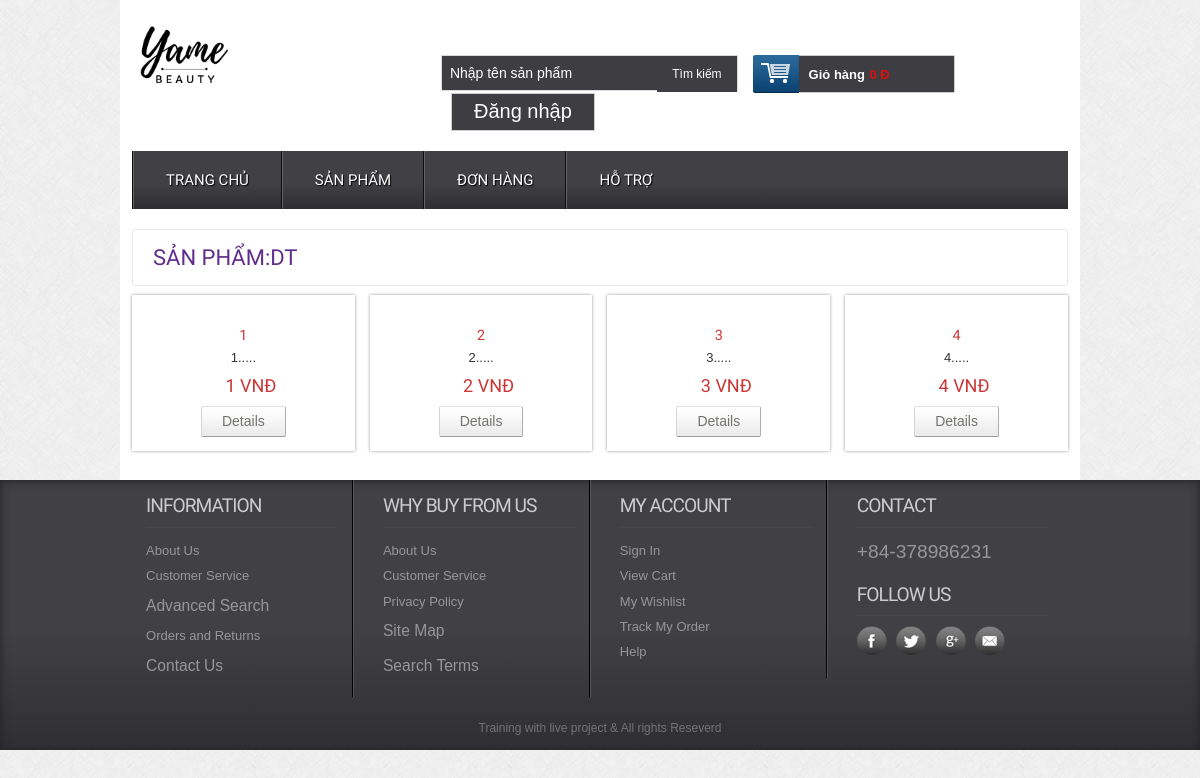
The page /productbycat.php?catid=10 on the database its author committed.
### tables this page shows
CREATE TABLE `tbl_cartegory` (
  `catid` int(11) NOT NULL,
  `catname` varchar(255) NOT NULL
);

CREATE TABLE `tbl_product` (
  `productid` int(11) NOT NULL,
  `productname` varchar(255) NOT NULL,
  `catid` int(11) NOT NULL,
  `brandid` int(11) NOT NULL,
  `productdesc` text NOT NULL,
  `type` int(11) NOT NULL,
  `price` varchar(255) NOT NULL,
  `image` varchar(255) NOT NULL
);

### class/cartegory.php (called while the page is built, shortened)
<?php
    $filepath = realpath(dirname(__FILE__));
    include_once ($filepath.'/../lib/database.php');
    include_once ($filepath.'/../helpers/format.php');
?>
<?php
    class cartegory {
        private $db;
        public  function __construct(){
            $this->db = new Database();
        }
        public function get_product_by_cat($id){
            $query = "SELECT *FROM tbl_product where catid = '$id' order by catid desc limit 8";
            $result = $this->db->select($query);
            return $result;
        }
        public function get_name_by_cat($id){
            $query = "SELECT tbl_product.*,tbl_cartegory.catname,tbl_cartegory.catname
            FROM tbl_cartegory,tbl_product where tbl_product.catid=tbl_cartegory.catid
                                            and tbl_product.catid = '$id'";
            $result = $this->db->select($query);
            return $result;
        }
     }
?>

### lib/database.php (called while the page is built, shortened)
<?php
Class Database{
   public $host   = DB_HOST;
   public $user   = DB_USER;
   public $pass   = DB_PASS;
   public $dbname = DB_NAME;
   public $link;
private function connectDB(){
   $this->link = new mysqli($this->host, $this->user, $this->pass,
    $this->dbname);
 }
public function select($query){
  $result = $this->link->query($query) or
   die($this->link->error.__LINE__);
  if($result->num_rows > 0){
    return $result;
  } else {
    return false;
  }
 }
}

### helpers/format.php (called while the page is built, shortened)
<?php
class Format{
 public function textShorten($text, $limit = 400){
    $text = $text. " ";
    $text = substr($text, 0, $limit);
    $text = substr($text, 0, strrpos($text, ' '));
    $text = $text.".....";
    return $text;
 }
}
?>

### productbycat.php (the view, shortened to what this page needs)
<?php
include 'include/header.php';
?>
<?php
    if (!isset($_GET['catid']) || $_GET['catid'] == NULL) {
        echo "<script>window.location = '404.php'</script>";
    } else {
        $id = $_GET['catid'];
    }
?>
 <div class="main">
    <div class="content">
    	<div class="content_top">
		<?php
			 	$name_cat = $cat->get_name_by_cat($id);
				 if($name_cat){
					 $result_name = $name_cat->fetch_assoc();
			  ?>
    		<div class="heading">
    		<h3>Sản phẩm:<?php echo $result_name['catname']?></h3>
    		</div>
			<?php
				 }else{
					 echo '<div class="heading">
					 <h3>Không có sản phẩm nào!!</h3>
					 </div>';
				 }
				?>
    	</div>
	      <div class="section group">
			  <?php
			 	$productbycat = $cat->get_product_by_cat($id);
				 if($productbycat){
					 while($result = $productbycat->fetch_assoc()){
			  ?>
				<div class="grid_1_of_4 images_1_of_4">
					 <h2><?php echo $result['productname']?> </h2>
					 <p><?php echo $fm->textShorten($result['productname'],50)?></p>
					 <p><span class="price"><?php echo $result['price'].' '.'VNĐ'?></span></p>
				     <div class="button"><span><a href="details.php?proid=<?php echo $result['productid']?>" class="details">Details</a></span></div>
				</div>
				<?php
					}
				}
				?>
			</div>
    </div>
 </div>
 <?php
include 'include/footer.php';
?>

### css/style.css (style rules this page uses)
html,body,div,span,applet,object,iframe,h1,h2,h3,h4,h5,h6,p,blockquote,pre,a,abbr,acronym,address,big,cite,code,del,dfn,em,img,ins,kbd,q,s,samp,small,strike,strong,sub,sup,tt,var,b,u,i,dl,dt,dd,ol,nav ul,nav li,fieldset,form,label,legend,table,caption,tbody,tfoot,thead,tr,th,td,article,aside,canvas,details,embed,figure,figcaption,footer,header,hgroup,menu,nav,output,ruby,section,summary,time,mark,audio,video { margin:0;padding:0;border:0;font-size:100%;font:inherit;vertical-align:baseline; }
a { text-decoration:none; }
body { font-family:Arial, Helvetica, sans-serif; background:url(../images/body_bg3.jpg); }
.section { clear: both; padding: 0px; margin: 0px; }
.group:before, .group:after { content:""; display:table; }
.group:after { clear:both; }
.group { zoom:1; }
.content { padding:20px 0; background:#FFF; }
.content h2 { font-size:23px; color:#6C6C6C; font-family: 'Monda', sans-serif; }
.content_top { padding:15px 20px; border:1px solid #EBE8E8; border-radius:3px; }
.heading { float:left; margin-right:10%; }
.heading h3 { font-family: 'Monda', sans-serif; font-size:22px; color:#602D8D; text-transform:uppercase; }
.grid_1_of_4 { display: block; float:left; margin: 1% 0 1% 1.6%; box-shadow: 0px 0px 3px rgb(150, 150, 150); }
.grid_1_of_4:first-child { margin-left: 0; }
.images_1_of_4 { width: 20.8%; padding:1.5%; text-align:center; position:relative; }
.images_1_of_4 h2 { color: #CC3636; font-family: 'Monda', sans-serif; font-size:0.9em; font-weight : normal; }
.images_1_of_4 p { font-size:0.8125em; padding:0.4em 0; color: #333; }
.images_1_of_4 p span.price { font-size:18px; font-family: 'Monda', sans-serif; color: #CC3636; margin-left:15px; }
.images_1_of_4 .button { float: left; line-height: 1.9em; margin-top: 0.3em; width: 100%; }
.images_1_of_4 .button a { padding:7px 20px; font-size:0.8em; }
.images_1_of_4 .button a { font-family: "Trebuchet MS",Arial,Helvetica,sans-serif; font-size: 14px; line-height: 15px; text-transform: none; color: #737370; text-decoration: none!important; background: url(../images/button-bg.png) repeat-x 0 0 #E8E8E8; display: inline-block; border-left: 1px solid #D4D4D4!important; border-right: 1px solid #ADADAD!important; border-top: 1px solid #E0E0E0!important; border-bottom: 1px solid #9C9C9C!important; cursor: pointer!important; margin: 0 2px; border-radius: 2px; -moz-border-radius: 2px; -webkit-border-radius: 2px; -webkit-transition: all 0.5s ease; -moz-transition: all 0.5s ease; -o-transition: all 0.5s ease; transition: all 0.5s ease; }

### rows shown on the page
tbl_cartegory: catname "DT"
tbl_product: productname "1", productname "1.....", price "1"
tbl_product: productname "2", productname "2.....", price "2"
tbl_product: productname "3", productname "3.....", price "3"
tbl_product: productname "4", productname "4.....", price "4"
